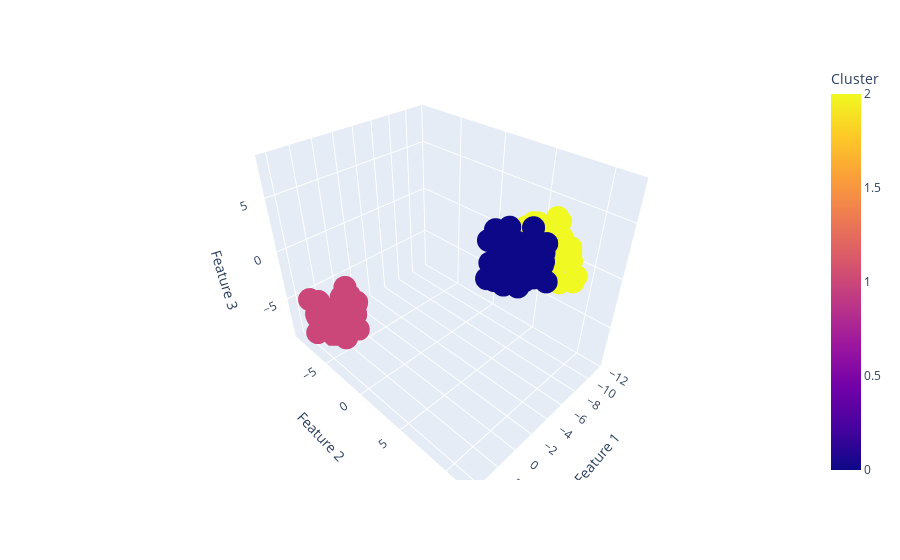

The cell this chart's notebook holds for it:
### Code cell
import plotly.express as px
from sklearn.datasets import make_blobs
from sklearn.cluster import KMeans
import pandas as pd

# Create some data with 3 features for 3D visualization
X, _ = make_blobs(n_samples=200, centers=3, n_features=3, random_state=42)

# Apply k-means
kmeans = KMeans(n_clusters=3)
kmeans.fit(X)
labels = kmeans.labels_

# Create a DataFrame with labels and features
df = pd.DataFrame(X, columns=['Feature 1', 'Feature 2', 'Feature 3'])
df['Cluster'] = labels

# Visualize clusters using Plotly Express in 3D
fig = px.scatter_3d(df, x='Feature 1', y='Feature 2', z='Feature 3', color='Cluster')
fig.show()

### Figure 1 — Plotly figure (JSON) as saved in the notebook; plotly's stock layout.template omitted (floating-point values rounded to 4 significant figures; data arrays with more than 128 entries replaced by an {"elided": "..."} marker saying what was removed)
{"data": [{"hovertemplate": "Feature 1=%{x}<br>Feature 2=%{y}<br>Feature 3=%{z}<br>Cluster=%{marker.color}<extra></extra>", "legendgroup": "", "marker": {"color": {"elided": "200 int values"}, "coloraxis": "coloraxis", "symbol": "circle"}, "mode": "markers", "name": "", "scene": "scene", "showlegend": false, "type": "scatter3d", "x": {"elided": "200 float values"}, "y": {"elided": "200 float values"}, "z": {"elided": "200 float values"}}], "layout": {"coloraxis": {"colorbar": {"title": {"text": "Cluster"}}, "colorscale": [[0, "#0d0887"], [0.1111, "#46039f"], [0.2222, "#7201a8"], [0.3333, "#9c179e"], [0.4444, "#bd3786"], [0.5556, "#d8576b"], [0.6667, "#ed7953"], [0.7778, "#fb9f3a"], [0.8889, "#fdca26"], [1, "#f0f921"]]}, "legend": {"tracegroupgap": 0}, "margin": {"t": 60}, "scene": {"domain": {"x": [0, 1], "y": [0, 1]}, "xaxis": {"title": {"text": "Feature 1"}}, "yaxis": {"title": {"text": "Feature 2"}}, "zaxis": {"title": {"text": "Feature 3"}}}}}
